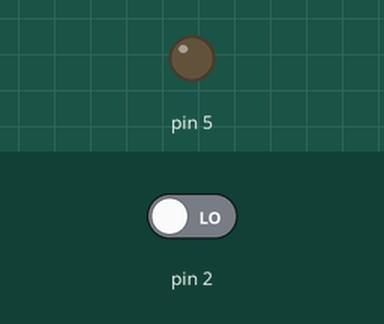
Recording of a sketch running on a simulated Arduino Uno, built with avr-gcc and run on an emulated ATmega328P. Shown: output pins drawn as LEDs (lit = HIGH). The inputs (shaded band) are chosen by the test bench; at power-on: pin 2 LOW.

Above: at 1.2 s.
1.3 s: pin 2 driven HIGH
At 2.3 s:
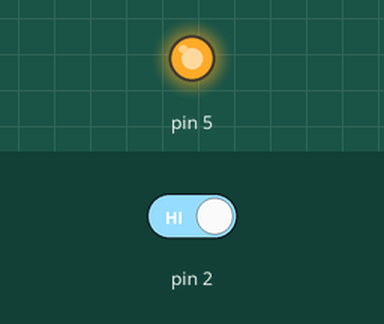
2.8 s: pin 2 driven LOW
At 3.4 s:
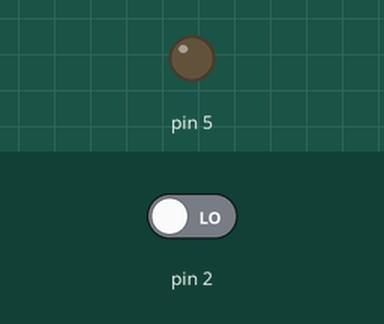
Timing chart, 0 to 5.8 s (numbered marks = the images above; inputs shaded):
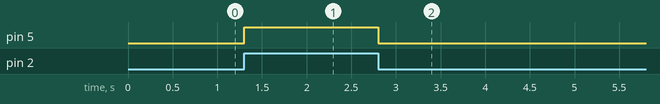

Measured:
- after the input at 1.3 s, pin 5: LOW → HIGH at once
- after the input at 2.8 s, pin 5: HIGH → LOW at once

The sketch:

button.ino
```cpp
void setup() {
   pinMode(2,INPUT);
   pinMode(5,OUTPUT);

}

void loop() {
  if(digitalRead(2) == HIGH){
    Serial.println("On");
    digitalWrite(5,HIGH);
  }
   else{
    digitalWrite(5,LOW);
    Serial.println("Off");
    }

  delay(100);//delay 100ms between each loop
}
```
